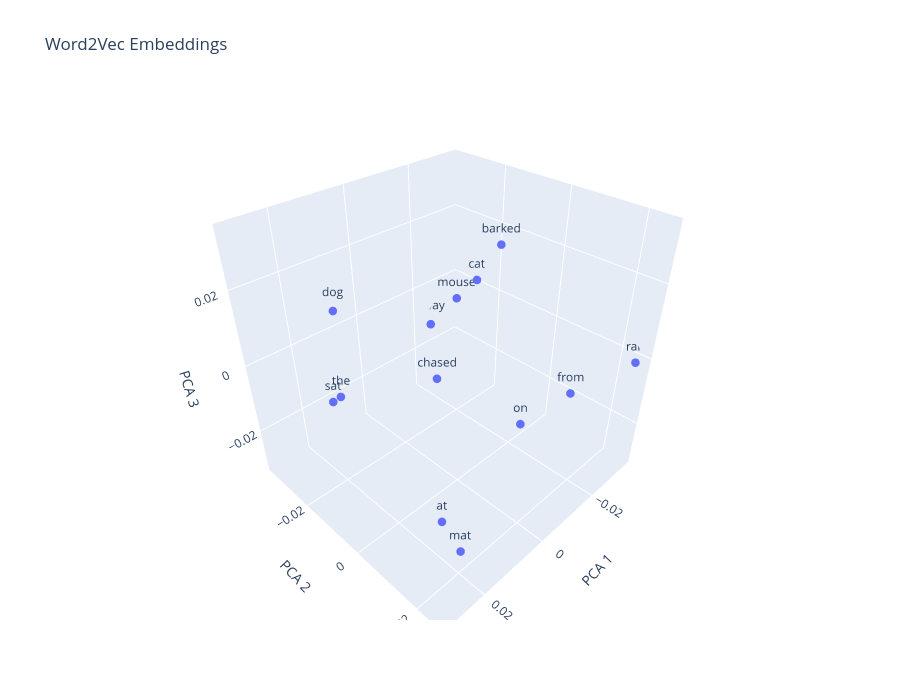
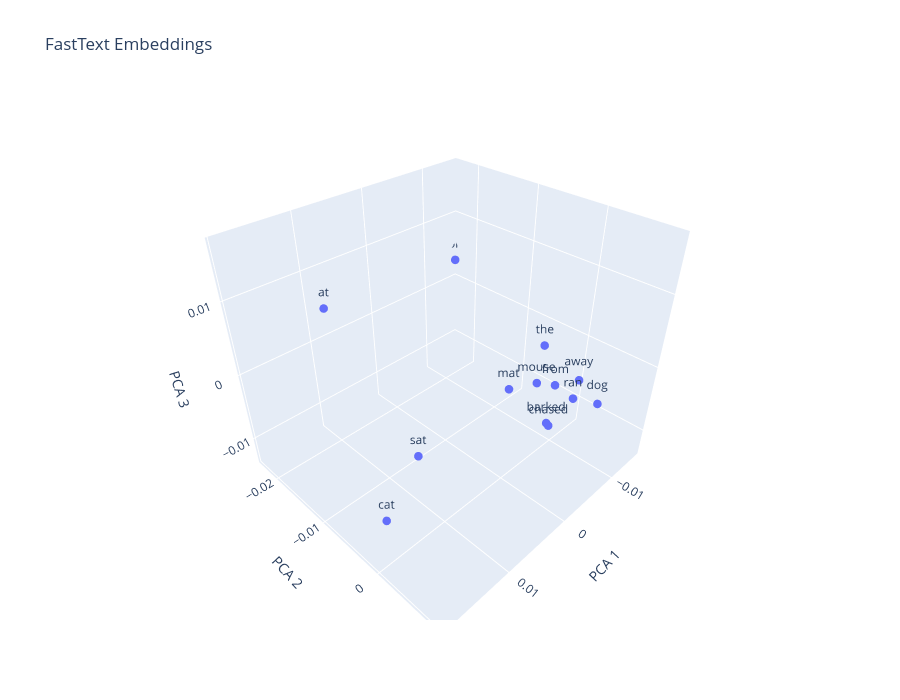

The notebook cell these images were saved under, in order:
### Code cell
plot_embeddings(Word2Vec_model, "Word2Vec Embeddings")
plot_embeddings(FastText_model, "FastText Embeddings")

### Figure 1 — Plotly figure (JSON) as saved in the notebook; plotly's stock layout.template omitted (floating-point values rounded to 4 significant figures)
{"data": [{"marker": {"size": 5}, "mode": "markers+text", "text": ["the", "cat", "mouse", "from", "away", "ran", "chased", "at", "barked", "dog", "mat", "on", "sat"], "textposition": "top center", "type": "scatter3d", "x": [0.02809, -0.01286, -0.01464, -0.0182, -0.02474, -0.03476, 0.002372, 0.01369, -0.004475, 0.03042, 0.02557, -0.004949, 0.0145], "y": [-0.005642, -0.006803, -0.01499, 0.01857, -0.03548, 0.02493, -0.004596, 0.008293, 0.00697, -0.001034, 0.02578, 0.01486, -0.03086], "z": [0.006455, 0.01705, 0.008212, -0.00499, -0.01285, -0.001379, -0.002114, -0.03154, 0.0331, 0.02941, -0.01571, -0.008498, -0.01715]}], "layout": {"height": 700, "scene": {"xaxis": {"title": {"text": "PCA 1"}}, "yaxis": {"title": {"text": "PCA 2"}}, "zaxis": {"title": {"text": "PCA 3"}}}, "title": {"text": "Word2Vec Embeddings"}, "width": 900}}

### Figure 2 — Plotly figure (JSON) as saved in the notebook; plotly's stock layout.template omitted (floating-point values rounded to 4 significant figures)
{"data": [{"marker": {"size": 5}, "mode": "markers+text", "text": ["the", "cat", "mouse", "from", "away", "ran", "chased", "at", "barked", "dog", "mat", "on", "sat"], "textposition": "top center", "type": "scatter3d", "x": [-0.0008104, 0.01526, -0.002279, -0.003693, -0.007248, -0.001082, -0.001531, 0.01918, -0.003413, -0.004835, -0.001943, -0.01515, 0.00755], "y": [0.004024, -0.0043, 0.002474, 0.003988, 0.004861, 0.008105, 0.005145, -0.005394, 0.003586, 0.008994, -0.001181, -0.02321, -0.007094], "z": [0.007699, -0.01321, 0.001146, 0.00089, 0.0001687, 0.002773, -0.003095, 0.01659, -0.004829, 0.0004013, -0.001565, 0.003079, -0.01004]}], "layout": {"height": 700, "scene": {"xaxis": {"title": {"text": "PCA 1"}}, "yaxis": {"title": {"text": "PCA 2"}}, "zaxis": {"title": {"text": "PCA 3"}}}, "title": {"text": "FastText Embeddings"}, "width": 900}}
